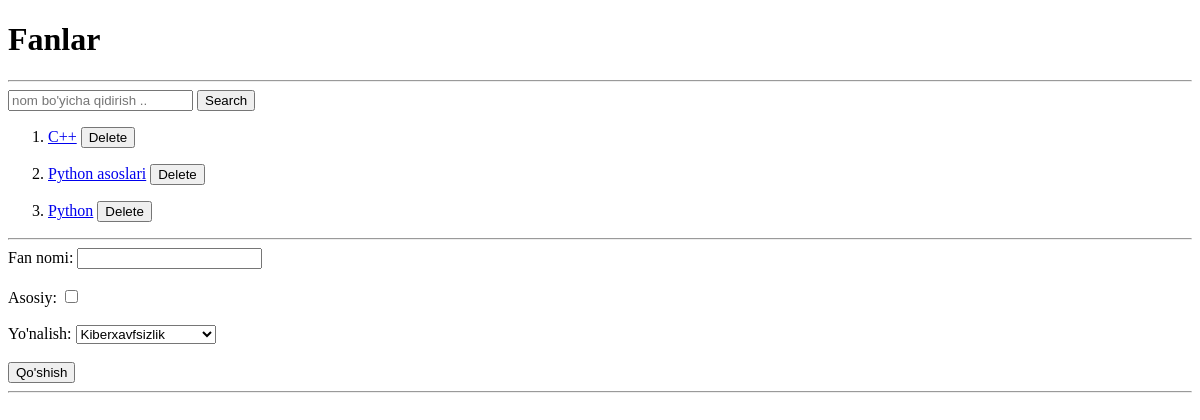
The app's page /fan/, older data.
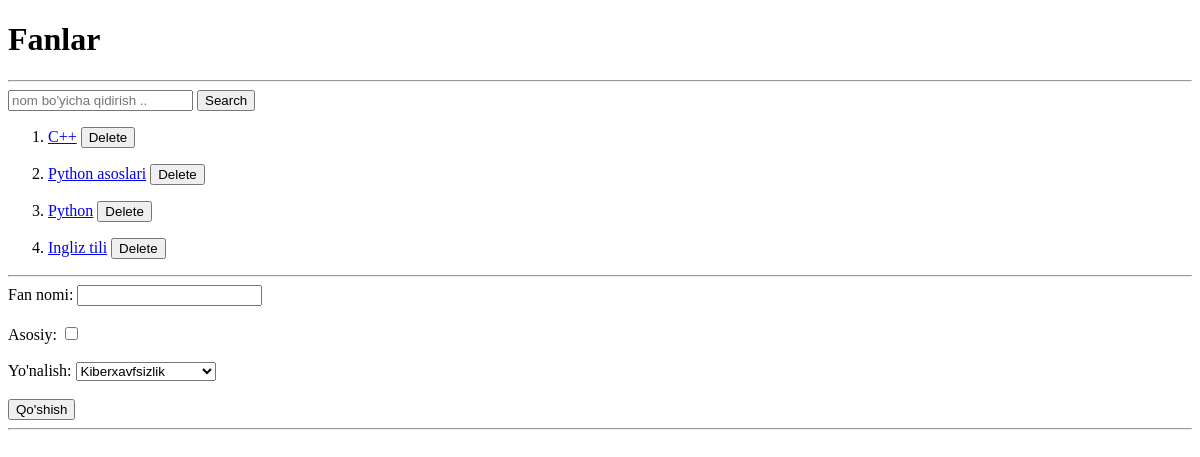
The same page, newer data.
### main/models.py (models this page shows, shortened)
class Fan(models.Model):
    nom = models.CharField(max_length=255)
    asosiy = models.BooleanField(default=False)
    yonalish = models.ForeignKey(Yonalish, on_delete=models.CASCADE)
    class Meta:
        verbose_name = 'Fan'
        verbose_name_plural = 'Fanlar'

### main/views.py (the view, shortened to what this page needs)
# urls.py: path('fan/',fan_view),
def fan_view(request):
    fanlar = Fan.objects.all()
    yonalishlar = Yonalish.objects.all()
    search = request.GET.get('search')
    if search:
        fanlar = fanlar.filter(nom__contains=search)
    context = {
        "fanlar":fanlar,
        'search':search,
        'yonalishlar':yonalishlar,
    }
    return render(request,"fan.html", context)

### templates/fan.html (shortened to what this page needs)
<!DOCTYPE html>
<html lang="en">
<head>
</head>
<body>
<h1>Fanlar</h1>
<hr>
<form>
    <input type="text" name="search" placeholder="nom bo'yicha qidirish .." {% if search %} value="{{search}}" {% endif %}>
    <button>Search</button>
</form>
<ol>
  {% for fan in fanlar %}
  <li>
    <p>
      <a href="/fan/{{fan.id}}">{{fan.nom}}</a>
       <a href="/fan/{{fan.id}}/delete/confirm"><button>Delete</button></a>
    </p>
  </li>
  {% endfor %}
</ol>
<hr>
<form method="post">
    <label for="name">Fan nomi:</label>
    <input type="text" name="nom" id="name" required>
    <br><br>
    <label for="asosiy">Asosiy:</label>
    <input type="checkbox" name="asosiy" id="asosiy" value="1">
    <br><br>
    <label for="major">Yo'nalish:</label>
    <select name="yonalish_id" id="major">
        {% for yonalish in yonalishlar %}
        <option value="{{yonalish.id}}">{{yonalish.nom}}</option>
        {% endfor %}
    </select>
    <br><br>
    <button>Qo'shish</button>
</form>
<hr>
</body>
</html>

Row changes from the older to the newer data that the page shows:
added Fan: nom "Ingliz tili"
